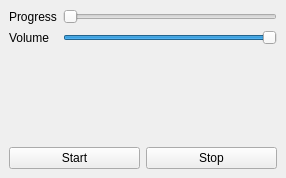
<?xml version="1.0" encoding="UTF-8"?>
<ui version="4.0">
 <class>MainWindow</class>
 <widget class="QMainWindow" name="MainWindow">
  <property name="geometry">
   <rect>
    <x>0</x>
    <y>0</y>
    <width>286</width>
    <height>178</height>
   </rect>
  </property>
  <property name="windowTitle">
   <string>MainWindow</string>
  </property>
  <widget class="QWidget" name="centralwidget">
   <layout class="QVBoxLayout" name="verticalLayout">
    <item>
     <layout class="QFormLayout" name="formLayout">
      <item row="0" column="0">
       <widget class="QLabel" name="label">
        <property name="text">
         <string>Progress</string>
        </property>
       </widget>
      </item>
      <item row="0" column="1">
       <widget class="QSlider" name="sliderProgress">
        <property name="orientation">
         <enum>Qt::Horizontal</enum>
        </property>
       </widget>
      </item>
      <item row="1" column="0">
       <widget class="QLabel" name="label_2">
        <property name="text">
         <string>Volume</string>
        </property>
       </widget>
      </item>
      <item row="1" column="1">
       <widget class="QSlider" name="sliderVolume">
        <property name="value">
         <number>99</number>
        </property>
        <property name="orientation">
         <enum>Qt::Horizontal</enum>
        </property>
       </widget>
      </item>
     </layout>
    </item>
    <item>
     <layout class="QHBoxLayout" name="horizontalLayout">
      <item>
       <widget class="QPushButton" name="btnStart">
        <property name="text">
         <string>Start</string>
        </property>
       </widget>
      </item>
      <item>
       <widget class="QPushButton" name="btnStop">
        <property name="text">
         <string>Stop</string>
        </property>
       </widget>
      </item>
     </layout>
    </item>
   </layout>
  </widget>
  <widget class="QMenuBar" name="menubar">
   <property name="geometry">
    <rect>
     <x>0</x>
     <y>0</y>
     <width>286</width>
     <height>26</height>
    </rect>
   </property>
  </widget>
 </widget>
 <resources/>
 <connections/>
</ui>
